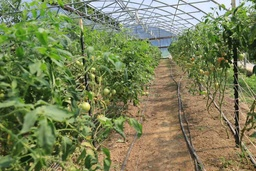
#> input picture data-greenhouse/Tunnel-02.jpg, 256 x 171 px, shrunk from 1620 x 1080 before the run; its folder holds 3 pictures in this run
$ python Bayesian_Ground_Detection_SourceCode_PythonVersion.py
#> lines starting #> are read from the running program, lines starting #| are printed output that depends on the picture; after the words box and inside, x2 and y2 are one past the last pixel; in counts of white or black regions, pixels touching at a corner belong together; long printed decimals are rounded; pictures that were not available may be replaced by others from this repository, and a replacement may not be noted
#!/usr/bin/env python
# coding: utf-8

# In[1]:


# Chengzhi Dong
# ID 112890166

### Use the Bayesian clasifer to detect the ground in a greenhouse
### @Dr. Zhaozheng Yin, Stony Brook University, Fall 2021
### housekeeping
# !pip install opencv-python
import cv2
import numpy as  np
import matplotlib.pyplot as plt


# In[2]:


### File directory
datadir = 'data-greenhouse/Tunnel-'   # file directory of the images
trainingImages = [2]                  # training image set
testingImages = [1, 3]                # testing image set (need to specify once again in the testing section)
### Parameters
nDim = 256 #number of bins for the color likelihood distribution. This is too big. Try to have smaller bins such as 8, 16, 32, etc.


# In[3]:


### Training process
Pr_x_given_y_equalsTo_1 = np.zeros((nDim,nDim,nDim)) #likelihood for the ground class
Pr_x_given_y_equalsTo_0 = np.zeros((nDim,nDim,nDim)) #likelihood for the non-ground class
N_GroundPixels = 0 #Pr_y_equalsTo_1 = N_GroundPixels/N_totalPixels
N_totalPixels = 0
for iFile in trainingImages:
    ### Load the training image and labeled image regions
    origIm = cv2.imread(datadir + '0' + str(iFile) + '.jpg')
#> origIm is the input picture: shape (171, 256, 3); mean B, G, R 88.4, 129.5, 122.3
    labels = cv2.imread(datadir + '0' + str(iFile) + '-label.png', cv2.IMREAD_GRAYSCALE) #label=1 representing the ground class
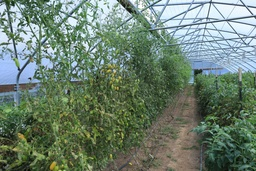
#> input picture data-greenhouse/Tunnel-01.jpg, 256 x 171 px, shrunk from 1620 x 1080 before the run, given in place of Tunnel-02-label.png, which was not available
#> labels: shape (171, 256); min 3, max 255, mean 120.1
    labels = cv2.threshold(labels, 127, 1, cv2.THRESH_BINARY)[1]
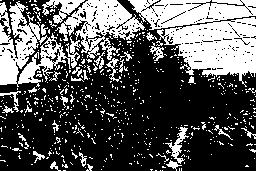
#> labels: shape (171, 256); values 0 (black) and 1 (white), 34.6% white; 577 white regions (543 under 20 px), largest, box (x1, y1, x2, y2) and area: (128, 0, 256, 87) 6342, (0, 1, 71, 87) 2753, (55, 0, 145, 60) 2292

    ### Visualization input image and its labels
    nrows, ncols = origIm.shape[0], origIm.shape[1]
#> nrows = 171; ncols = 256
    showIm = origIm.copy()
    showIm[labels==1] = 255;

    ### Be sure to convert the color space of the image from BGR (Opencv) to RGB (Matplotlib) before you show a color image read from OpenCV
    plt.figure(figsize=(18, 6))
    plt.subplot(1, 3, 1)
    plt.imshow(cv2.cvtColor(origIm, cv2.COLOR_BGR2RGB))
    plt.title('Training image')
    plt.axis("off")

    plt.subplot(1, 3, 2)
    plt.imshow(labels, 'gray')
    plt.title('GT')
    plt.axis("off")

    plt.figure(figsize=(18, 6))
    plt.subplot(1, 3, 3)
    plt.imshow(cv2.cvtColor(showIm, cv2.COLOR_BGR2RGB))
    plt.title('GT overlyed on the training image')
    plt.axis("off")

    plt.show()

    ### Prior-related codes:

    N_totalPixels += (nrows * ncols) # add the pixels of this image to the total pixels of the training set
#> N_totalPixels = 43776
    for i in range(nrows):
        for j in range(ncols):
            if labels[i][j] == 1:
                N_GroundPixels += 1  # count the ground pixels of this image and then add to the total ground pixels of the training set
#> after the loop, N_GroundPixels = 15133

    ### Likelihood-related codes:

    for i in range(nrows):
        for j in range(ncols):
            # get the BGR values (Opencv) of each pixel of this image
            B = origIm[i][j][0]
            G = origIm[i][j][1]
            R = origIm[i][j][2]

            # store in the 3-D array (255x255x255) in the order of BGR
            # count the number of pixel with certain BGR value that is ground pixel
            if labels[i][j] == 1:
                Pr_x_given_y_equalsTo_1[B][G][R] += 1
            # count the number of pixel with certain BGR value that is non-ground pixel
            else:
                Pr_x_given_y_equalsTo_0[B][G][R] += 1

            # value in the arrays is not probability yet
            # need to divde each of them by the number of total ground pixels or non-ground pixels

### Some other codes such as normalizing the likelihood/prior and computing Pr_y_equalsTo_0:

# Here I calculate the actual probability with the total data of the training set
Pr_y_equalsTo_1 = N_GroundPixels / N_totalPixels     # Pr(y=1) = ground pixels / total pixels
#> Pr_y_equalsTo_1 = 0.346
Pr_y_equalsTo_0 = 1 - Pr_y_equalsTo_1                # Pr(y=0) = 1 - Pr(y=1)
#> Pr_y_equalsTo_0 = 0.654
for i in range(nDim):
    for j in range(nDim):
        for k in range(nDim):
            # Pr(x|y=1) = the count of pixels with rbg x and y=1 / total number of ground pixels
            Pr_x_given_y_equalsTo_1[i][j][k] /= N_GroundPixels
            # Pr(x|y=0) = the count of pixels with rbg x and y=0 / total number of non-ground pixels
            Pr_x_given_y_equalsTo_0[i][j][k] /= (N_totalPixels - N_GroundPixels)


# In[4]:


### Testing
truePositives = 0;    # total true positives of the testing set
falsePositives = 0;   # total false positives of the testing set
falseNegatives = 0;   # total false negatives of the testing set
micro_precision = 0   # micro precision of all images in the testing set
micro_recall = 0      # micro recall of all images in the testing set
micro_fscore = 0      # micro fscore of the test result
macro_fscore = 0      # macro fscore of the test result
image_count = 0       # number of image in the testing set
testingImages = [1, 3]     # testing image set
for iFile in testingImages:
    ### Load the testing image and ground truth regions
    origIm = cv2.imread(datadir + '0' + str(iFile) + '.jpg')
#> origIm is the input picture: shape (171, 256, 3); mean B, G, R 111.5, 127.8, 108.3
    gtMask = cv2.imread(datadir + '0' + str(iFile) + '-label.png', cv2.IMREAD_GRAYSCALE)
#> gtMask: shape (171, 256); min 0, max 255, mean 122.7
    gtMask = cv2.threshold(gtMask, 127, 1, cv2.THRESH_BINARY)[1]
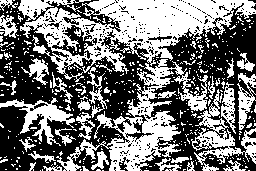
#> gtMask: shape (171, 256); values 0 (black) and 1 (white), 46.6% white; 427 white regions (389 under 20 px), largest, box (x1, y1, x2, y2) and area: (18, 0, 256, 82) 8321, (56, 59, 208, 171) 4426, (191, 89, 256, 171) 1511
    nrows, ncols = origIm.shape[0], origIm.shape[1]

    ### Define the posteriors
    Pr_y_equalsTo_1_given_x = np.zeros((nrows,ncols));
    Pr_y_equalsTo_0_given_x = np.zeros((nrows,ncols));

    ### Codes to infer the posterior:

    # for each pixel of the testing image, calculate the posteriors: Pr(y=1|x) and Pr(y=0|x)
    # using only likelihood * prior: Pr(x|y=1)Pr(y=1) and Pr(x|y=0)Pr(y=0)
    # when comparing the two posteriors the evidences Pr(x) cancels each other out
    # therefore, the evidence Pr(x) is unnecessary in this case
    for i in range(nrows):
        for j in range(ncols):
            B = origIm[i][j][0]
            G = origIm[i][j][1]
            R = origIm[i][j][2]
            Pr_y_equalsTo_1_given_x[i][j] = (Pr_x_given_y_equalsTo_1[B][G][R] * Pr_y_equalsTo_1)
            Pr_y_equalsTo_0_given_x[i][j] = (Pr_x_given_y_equalsTo_0[B][G][R] * Pr_y_equalsTo_0)
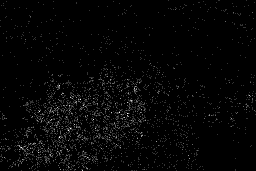
#> Pr_y_equalsTo_0_given_x: shape (171, 256) float64; min 0, max 0.000114, mean 2.46e-06; drawn with min black and max white


    ### Codes to obtain the final classification result (detectedMask):

    # create a nrows * ncols array for detected Mask
    # 0 for non-ground pixels; 1 for ground pixels
    detectedMask = np.zeros((nrows,ncols))
    for i in range(nrows):
        for j in range(ncols):
            # if Pr(y=1|x) is greater than Pr(y=0|x) for that BGR value, then consider it as ground pixel
            # not using greater than or equals to in comparsion because there is limited trainning data
            # some pixels has BGR value that never appear in the trainning image
            # so Pr(y=1|x) and Pr(y=0|x) are both zeros for these BGR values
            if Pr_y_equalsTo_1_given_x[i][j] > Pr_y_equalsTo_0_given_x[i][j]:
                detectedMask[i][j] = 1
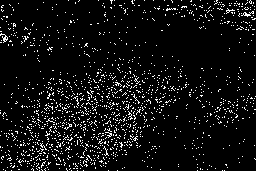
#> detectedMask: shape (171, 256) float64; values 0 (black) and 1 (white), 6.6% white in thin lines or dots


    ### Codes to calculate the TP, FP, FN:

    TP = 0     # true positives of current image
    FP = 0     # false positives of current image
    FN = 0     # false negaitves of current image
    image_count += 1     # increase number count of images in testing set by 1

    # for each pixels in the Detected Mask and Ground Truth Mask
    for i in range(nrows):
        for j in range(ncols):
            # if both shows it is a ground pixels, it counts as a true positive
            if gtMask[i][j] == 1 and detectedMask[i][j] == 1:
                TP += 1
                truePositives += 1
            # if detected a ground pixel but the ground truth is non-ground, it counts as a false positive
            elif gtMask[i][j] == 0 and detectedMask[i][j] == 1:
                FP += 1
                falsePositives += 1
            # if detected a non-ground pixel but the ground truth is ground, it counts as a false negative
            elif gtMask[i][j] == 1 and detectedMask[i][j] == 0:
                FN += 1
                falseNegatives += 1
#> after the loop, FN = 19138; FP = 1636; TP = 1269; falseNegatives = 19138; falsePositives = 1636; truePositives = 1269

    # calculate precision, recall, and fscore for current image
    current_precision = TP / (TP + FP)
#> current_precision = 0.437
    current_recall = TP / (TP + FN)
#> current_recall = 0.0622
    current_fscore = (2 * current_precision * current_recall) / (current_precision + current_recall)
#> current_fscore = 0.109
    macro_fscore += current_fscore

    print("Result Analysis for testing image " + str(iFile) + " : ")
    print("True Positives = " + str(TP))
#| True Positives = 1269
    print("False Positives = " + str(FP))
#| False Positives = 1636
    print("False Negatives = " + str(FN))
#| False Negatives = 19138
    print("Precision = " + str(current_precision))
#| Precision = 0.4368
    print("Recall = " + str(current_recall))
#| Recall = 0.06218
    print("F-score = " + str(current_fscore))
#| F-score = 0.1089


    ### Visualize the classification results
    showIm = origIm.copy()
    showIm[detectedMask==1] = 255;
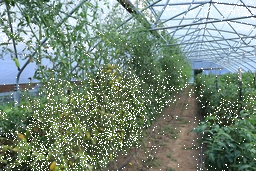
#> showIm: shape (171, 256, 3); 6.64% of pixels changed, all inside (x1, y1, x2, y2) = (0, 0, 256, 171)

    plt.figure(figsize=(18, 6))
    plt.subplot(1, 3, 1)
    plt.imshow(cv2.cvtColor(origIm, cv2.COLOR_BGR2RGB))
    plt.title('testing image')
    plt.axis("off")

    plt.subplot(1, 3, 2)
    plt.imshow(detectedMask, 'gray')
    plt.title('detected mask')
    plt.axis("off")

    plt.subplot(1, 3, 3)
    plt.imshow(cv2.cvtColor(showIm, cv2.COLOR_BGR2RGB))
    plt.title('detected mask overlyed on the testing image')
    plt.axis("off")
    plt.show()
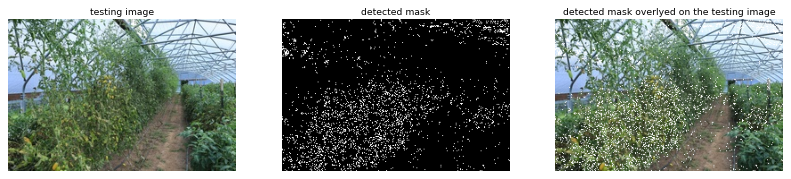
#> figure drawn by matplotlib, 3 panels
#> pass 2 of the loop `for iFile in testingImages:`:
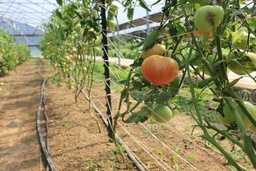
#> input picture data-greenhouse/Tunnel-03.jpg, 256 x 171 px, shrunk from 1620 x 1080 before the run
#> origIm is the input picture: shape (171, 256, 3); mean B, G, R 94.3, 137, 142.1
#> after the loop `for i in range(nrows):`:
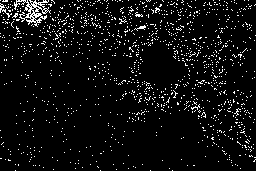
#> detectedMask: shape (171, 256) float64; values 0 (black) and 1 (white), 5.9% white in thin lines or dots
#| True Positives = 1409
#| False Positives = 1193
#| False Negatives = 18998
#| Precision = 0.5415
#| Recall = 0.06904
#| F-score = 0.1225
#> `plt.show()`:
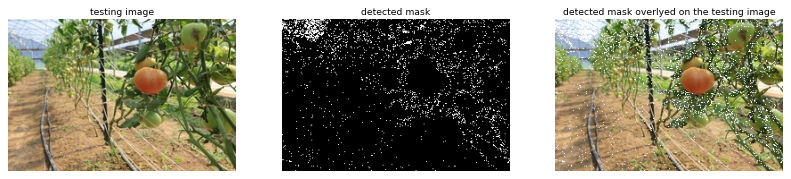
#> figure drawn by matplotlib, 3 panels

### Codes to calculate the precision, recall, and fscore:

print("----------------------------------------")
print("Final Result Analysis:")
micro_precision = truePositives / (truePositives + falsePositives)
micro_recall = truePositives / (truePositives + falseNegatives)
micro_fscore = (2 * micro_precision * micro_recall) / (micro_precision + micro_recall)
macro_fscore = macro_fscore / image_count
print("Total true positives = " + str(truePositives))
#| Total true positives = 2678
print("Total false positives = " + str(falsePositives))
#| Total false positives = 2829
print("Total false negatives = " + str(falseNegatives))
#| Total false negatives = 38136
print("Overall precision = " + str(micro_precision))
#| Overall precision = 0.4863
print("Overall recall = " + str(micro_recall))
#| Overall recall = 0.06561
print("Micro F-score = " + str(micro_fscore))
#| Micro F-score = 0.1156
print("Macro F-score = " + str(macro_fscore))
#| Macro F-score = 0.1157


# In[ ]:
